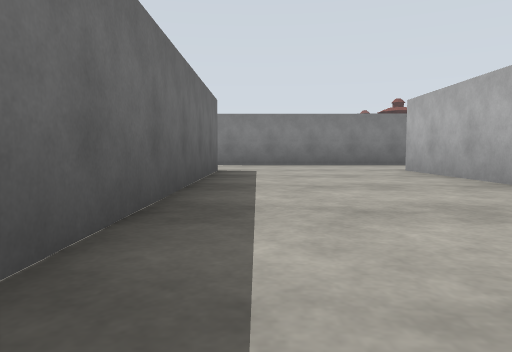
[1] (above)

18 first-person views from a walk through a robot-simulator world made for Gazebo. The camera is 0.72 m above the floor, tilts 4° down and sees 70° across. The floor is counted in squares, 2 m on a side. Each view is taken from the middle of a square. On the plan, view 1 faces up. The plan holds only what a view shows up to about 9 squares ahead; the rest is blank. The place goes on beyond the plan. The robots in the file are not drawn. Some surface patterns are stand-ins.

[2]
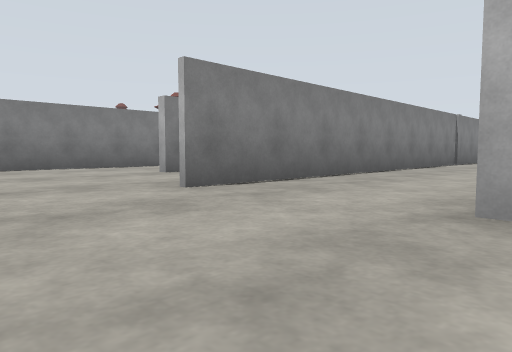

[3]
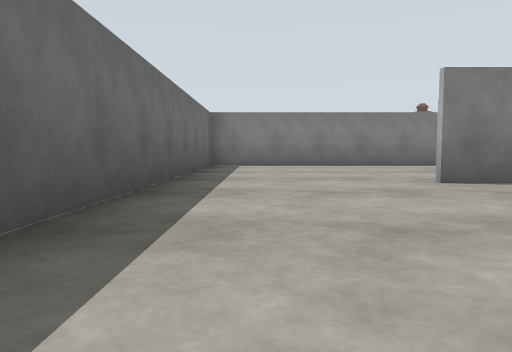

[4]
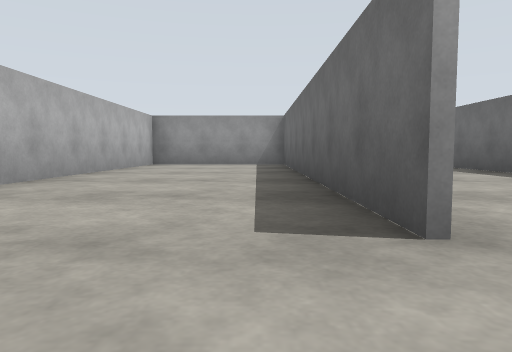

[5]
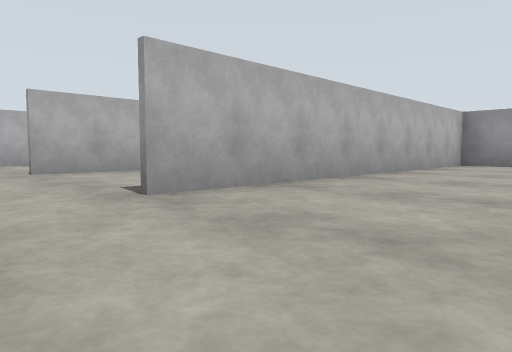

[6]
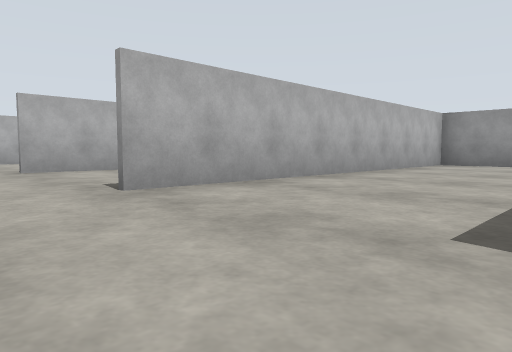

[7]
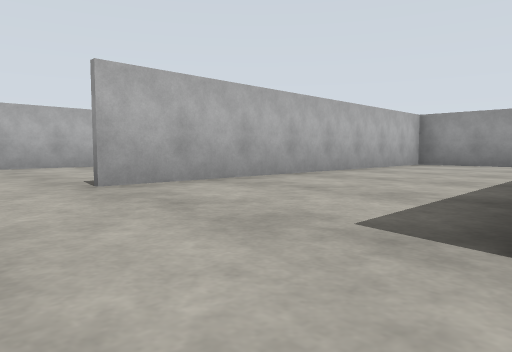

[8]
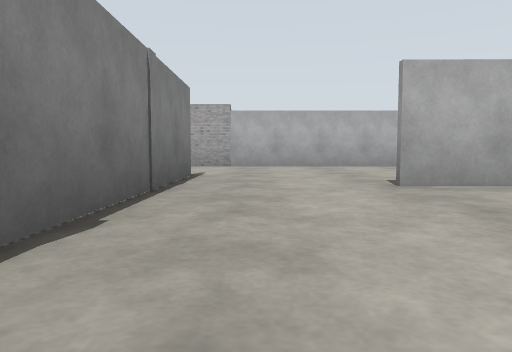

[9]
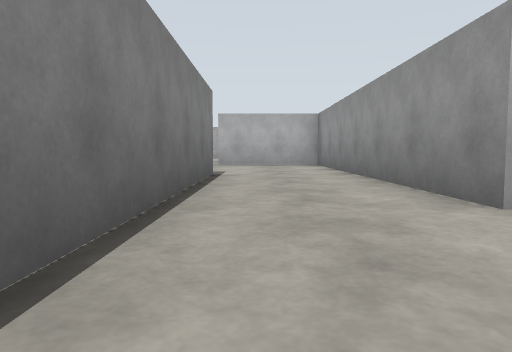

[10]
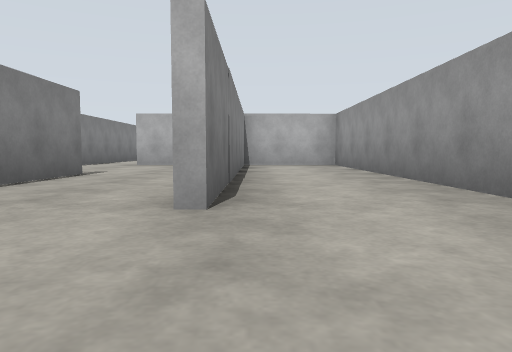

[11]
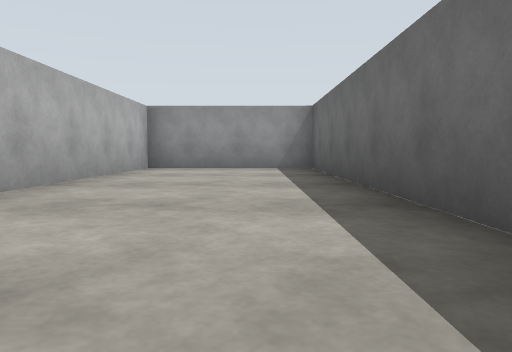

[12]
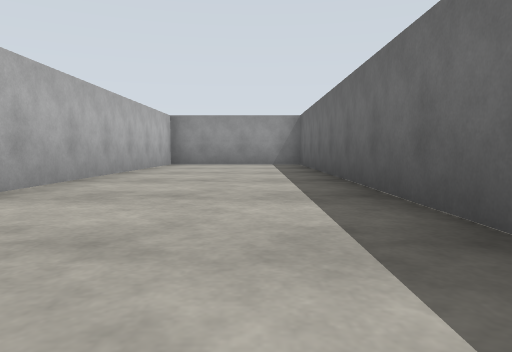

[13]
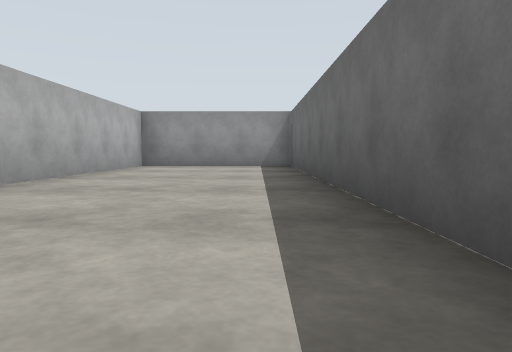

[14]
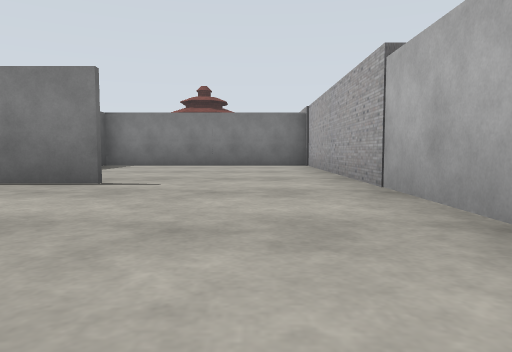

[15]
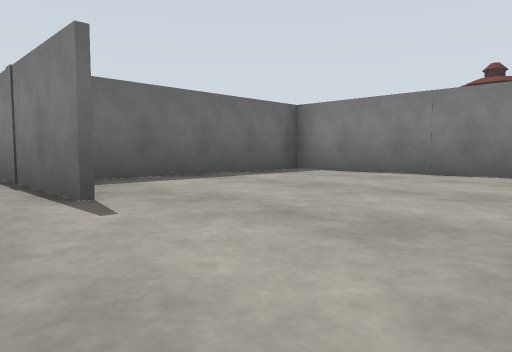

[16]
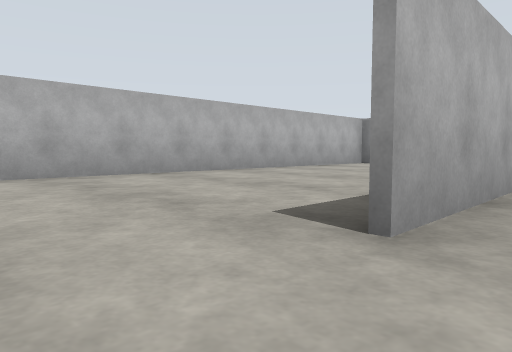

[17]
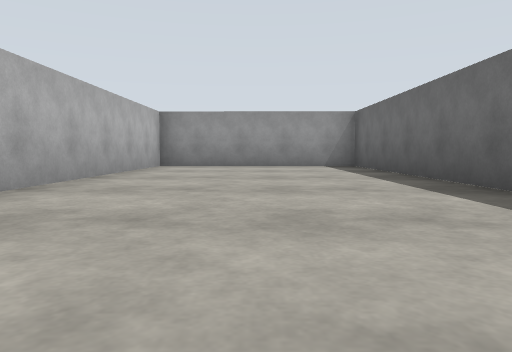

[18]
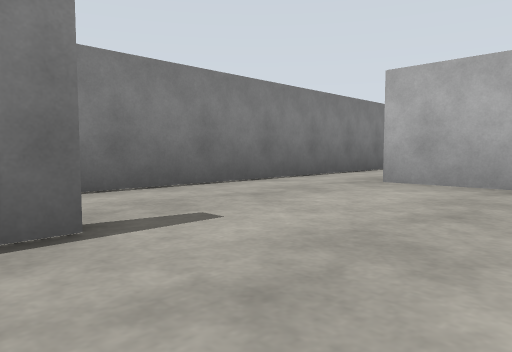

### Floor plan
Ten units are one square. View 1 is at (0, 0); x grows to the right and y downward. Boxes are objects, and circles mark ways between rooms. Rooms are numbered by the first view taken in them; rooms with no view inside come last. Other rooms are left out.
<svg viewBox="-46 -158 194 177">
<path fill="none" stroke="#000" d="M-7 -66 -7 10M7 -91 70 -91 70 -140M26 -90 -11 -90M1 -115 70 -115M36 -137 -41 -137 -41 14 -8 14 -8 -66M64 -113 1 -113M16 14 27 14 27 -66M65 -153 41 -153M46 14 61 14 61 -66M65 -89 26 -90M62 -60 62 14M104 -89 65 -89M96 14 97 -66M61 14 100 14M114 -89 104 -89M97 -38 97 14M100 14 142 14 143 -137 94 -137 95 -89"/>
<circle cx="30" cy="-75" r="3" fill="#2a7"/>
<circle cx="60" cy="-75" r="3" fill="#2a7"/>
<circle cx="100" cy="-75" r="3" fill="#2a7"/>
<text x="0" y="-70">1</text>
<text x="40" y="-40">2</text>
<text x="80" y="-40">3</text>
<text x="120" y="-60">4</text>
</svg>
Room 1 opens to room 2. Room 2 opens to room 3. Room 3 opens to room 4.

Where each view was taken, in squares from view 1:
view 1: 0 up, 0 right, facing up
view 2: 6 up, 3 left, facing up-right
view 3: 5 up, 3 left, facing up
view 4: 8 up, 0 right, facing down
view 5: 8 up, 0 right, facing down-right
view 6: 8 up, 3 right, facing down-right
view 7: 8 up, 6 right, facing down-right
view 8: 8 up, 6 right, facing right
view 9: 13 up, 2 left, facing right
view 10: 11 up, 2 left, facing right
view 11: 6 up, 3 left, facing down
view 12: 8 up, 3 left, facing down
view 13: 7 up, 7 right, facing down
view 14: 5 up, 13 right, facing up
view 15: 8 up, 14 right, facing up-left
view 16: 8 up, 9 right, facing down-right
view 17: 7 up, 12 right, facing down
view 18: 12 up, 3 right, facing up-right
